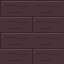

A level layout from a 2D game, rendered from its tile map. Below: a short description, then the map file with its tile-grid data intact:
An orthogonal 2x2 tile map with 32x32 px tiles, 1 tile layer (Assembly), 3 tilesets.

<map version="1.10" orientation="orthogonal" renderorder="right-down" width="2" height="2" tilewidth="32" tileheight="32" infinite="0" nextlayerid="2" nextobjectid="1">
  <tileset firstgid="1" source="../floors.tsx" />
  <tileset firstgid="321" source="../walls.tsx" />
  <tileset firstgid="961" source="../architecture.tsx" />
  <layer id="1" name="Assembly" width="2" height="2">
    <data encoding="csv">
7,8,
23,24
</data>
  </layer>
</map>
